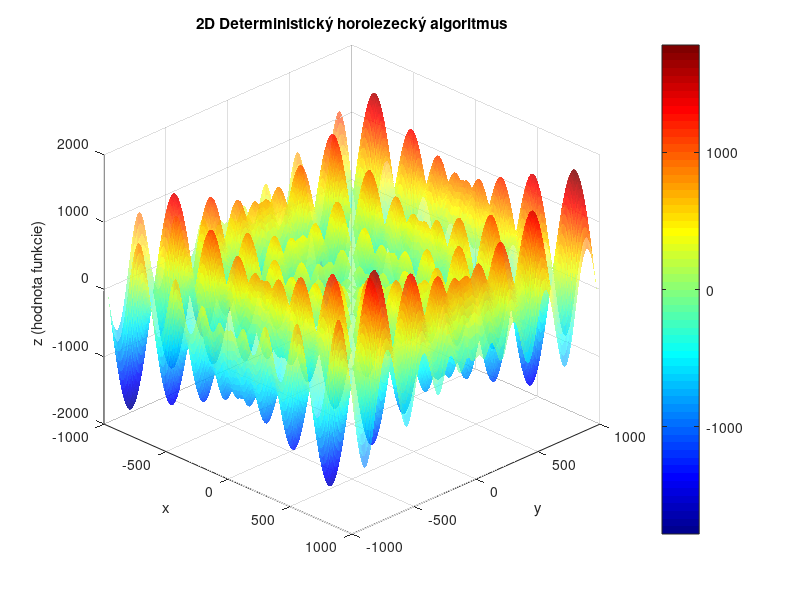

Write MATLAB code to recreate this figure.
clc; 
clear;
close all;


my_2D_func = @(x,y) -x .* sin(sqrt(abs(x))) - y .* sin(sqrt(abs(y)));


[X, Y] = meshgrid(-1000:10:1000, -1000:10:1000);
Z = my_2D_func(X, Y);


figure;
surf(X, Y, Z, 'FaceAlpha', 0.6, 'EdgeColor', 'none'); 
hold on;
colormap jet;
colorbar;
xlabel('x'); ylabel('y'); zlabel('z (hodnota funkcie)');
title('2D Deterministický horolezecký algoritmus');
view(45, 30); 

% Inicializácia parametrov
d = 0.5; 
x0 = -1000 + 2000 * rand(); 
y0 = -1000 + 2000 * rand();
z0 = my_2D_func(x0, y0);


plot3(x0, y0, z0, 'o', 'MarkerFaceColor', 'g', 'MarkerEdgeColor', 'k', 'MarkerSize', 10);

% Hlavný cyklus algoritmu
max_steps = 1000; % Poistka proti nekonečnému cyklu
for step = 1:max_steps
    
    % Definovanie 8 susedných bodov v 2D priestore vo vzdialenosti 'd'
    neighbors = [
        x0+d, y0;   % vpravo
        x0-d, y0;   % vľavo
        x0, y0+d;   % hore
        x0, y0-d;   % dole
        x0+d, y0+d; % vpravo hore
        x0-d, y0-d; % vľavo dole
        x0+d, y0-d; % vpravo dole
        x0-d, y0+d  % vľavo hore
    ];
    
    best_z = z0;
    best_x = x0;
    best_y = y0;
    
    % Vyhodnotenie všetkých susedov
    for i = 1:size(neighbors, 1)
        nx = neighbors(i, 1);
        ny = neighbors(i, 2);
        
        % Kontrola, či nejdeme mimo definičný obor <-1000, 1000>
        if nx >= -1000 && nx <= 1000 && ny >= -1000 && ny <= 1000
            nz = my_2D_func(nx, ny);
            
            % Hľadáme minimum
            if nz < best_z
                best_z = nz;
                best_x = nx;
                best_y = ny;
            end
        end
    end
    
    
    if best_z < z0
        x0 = best_x;
        y0 = best_y;
        z0 = best_z;
        
        % Vykreslenie aktuálneho kroku
        plot3(x0, y0, z0, '.', 'Color', 'r', 'MarkerSize', 10);
       
    else
        
        break; 
    end
end


plot3(x0, y0, z0, 'o', 'MarkerFaceColor', 'b', 'MarkerEdgeColor', 'k', 'MarkerSize', 10);
hold off;

fprintf('Koniec algoritmu po %d krokoch.\nNájdené minimum z: %.4f v bode x: %.4f, y: %.4f\n', step, z0, x0, y0);
